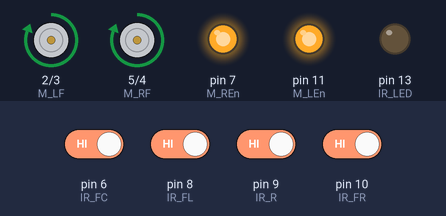
This sketch was run on a simulated Arduino Uno, built with avr-gcc and run on an emulated ATmega328P. Shown: motor-driver pin pairs drawn as motors (green arrow = first pin HIGH = forward, orange = second pin HIGH = backward, longer = more drive), output pins drawn as LEDs (lit = HIGH). The test bench sets the inputs (shaded band); at power-on: pin 6 (IR_FC), pin 8 (IR_FL), pin 9 (IR_R), pin 10 (IR_FR) HIGH. Pins used as bus, display or sensor lines are not drawn.

Above: at 0.1 s.
1.6 s: pin 6 (IR_FC) driven LOW
At 1.85 s:
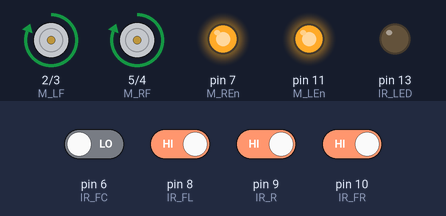
4.6 s: pin 8 (IR_FL) driven LOW
At 4.82 s:
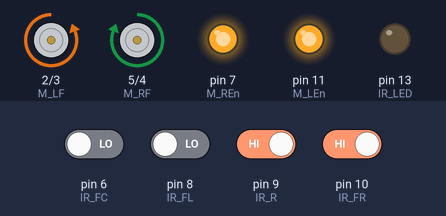
7.6 s: pin 8 (IR_FL) driven HIGH
At 7.87 s:
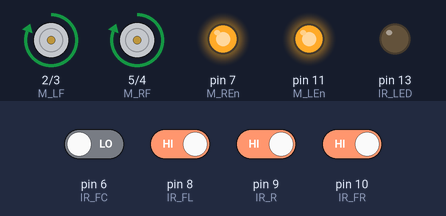
10.6 s: pin 10 (IR_FR) driven LOW
At 11.2 s:
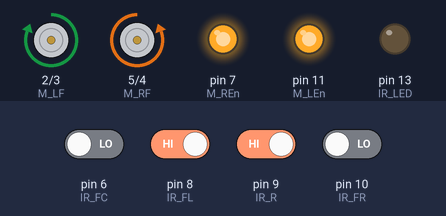
13.6 s: pin 10 (IR_FR) driven HIGH
At 14.2 s:
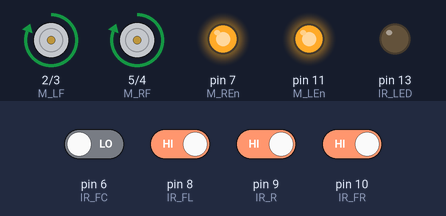
16.6 s: pin 6 (IR_FC) driven HIGH
At 17.2 s:
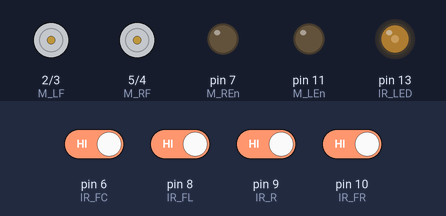
Timing chart, 0 to 20.6 s (numbered marks = the images above; inputs shaded):
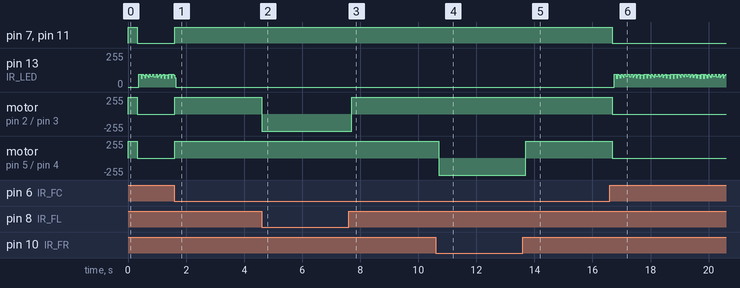

Measured:
- after the input at 1.6 s, pin 7 (M_REn), pin 11 (M_LEn): LOW → HIGH at once; motor on pin 2 (M_LF) / pin 3 (M_LB), motor on pin 5 (M_RF) / pin 4 (M_RB): stopped → forward 255/255 at once
- after the input at 4.6 s, motor on pin 2 (M_LF) / pin 3 (M_LB): forward 255/255 → backward 255/255 at once
- after the input at 7.6 s, motor on pin 2 (M_LF) / pin 3 (M_LB): backward 255/255 → forward 255/255 after 0.11 s
- after the input at 10.6 s, motor on pin 5 (M_RF) / pin 4 (M_RB): forward 255/255 → backward 255/255 after 0.10 s
- after the input at 13.6 s, motor on pin 5 (M_RF) / pin 4 (M_RB): backward 255/255 → forward 255/255 after 0.10 s
- after the input at 16.6 s, pin 7 (M_REn), pin 11 (M_LEn): HIGH → LOW after 0.09 s; motor on pin 2 (M_LF) / pin 3 (M_LB), motor on pin 5 (M_RF) / pin 4 (M_RB): forward 255/255 → stopped after 0.09 s

The sketch:

sketch_sep15a.ino
```cpp
// (licence header left out)
/*
  Release notes for this version:

  - Added Notes_Tips_ToDO files so the main code looks simpler and is not overwhelming!
  - Lots of comments added and things shuffled about to make things more readable
  - Added #define SPIN to allow SwarmBot to turn on the spot (one wheel goes forward, other backwards),
    else pivot on one wheel while other drives forwards
  - Discarded changes in previous version as motor drive logic was not working

*/


//********************************************************************************************************
//Global IO Pin and variable definitions

// These pins flash to show serial data is being received (Rx) or transmitted (Tx)
// Also can be used to show IR signals received from left, right, front (both LED). No indication for reverse.

#define IR_LED 13            // IR LED on shield for simple distance detection
#define RxPin 0
#define TxPin 1
#define R_LED RxPin          // using less confusing name for IR signal flashing
#define L_LED TxPin          // using less confusing name for IR signal flashing

// These pins receive signals from the IR LEDs
#define IR_FC 6              // IR LED Front Center
#define IR_FL 8              // IR LED Front Left
#define IR_R 9               // IR LED Rear
#define IR_FR 10             // IR LED Front Right

//These pins are connected to the L293D motor controller
#define M_LF 2               // Motor Left Front
#define M_LB 3               // Motor Left Back
#define M_RF 5               // Motor Right Front
#define M_RB 4               // Motor Right Back
#define M_REn 7              // Motor Right ENABLE
#define M_LEn 11             // Motor Left ENABLE

#define PWM                  // use PWM motor speed control, else just full power!
#define SPD_FAST 255         // setting for PWM motor control Fast
#define SPD_NORMAL 200       // setting for PWM motor control Normal
#define SPD_SLOW 100         // setting for PWM motor control Slow

#define SPIN true            // Turn on the spot (one wheel goes forward, other backwards),
                             // else pivot on one wheel while other drives forwards

#define FLASH_ON_IR          // if this is defined, then flash the Rx &/or Tx LEDs to indicate direction of received IR.
                             // This way you can skip the four LEDs on the IR shield!
                             // no flashing for rear signal!
//********************************************************************************************************


void setup() {

// Set the Attiny IO pin modes, Note PWM pins do not require initialisation.
  pinMode(M_LF, OUTPUT);
  pinMode(M_LB, OUTPUT);
  pinMode(M_RF, OUTPUT);
  pinMode(M_RB, OUTPUT);

  #ifndef PWM
  // just testing no PWM, L293 always enabled!
  pinMode(M_REn, OUTPUT);
  pinMode(M_LEn, OUTPUT);
  digitalWrite(M_REn, HIGH);    // Low is disabled
  digitalWrite(M_LEn, HIGH);    // Low is disabled
  #endif

  pinMode(IR_FC, INPUT);        // Front Center IR LED input Attiny pin
  pinMode(IR_FL, INPUT);        // Front Left IR LED input Attiny pin
  pinMode(IR_FR, INPUT);        // Front Right IR LED input Attiny pin
  pinMode(IR_R,  INPUT);        // Rear IR LED input Attiny pin

  pinMode(RxPin, OUTPUT);
  pinMode(TxPin, OUTPUT);

  stopNow();                    //make sure all pins initialised & both motors stopped

  //Moving forward for short time to show this SwarmBot is working OK!
  forward(SPD_FAST);
  delay(300);

  pinMode(IR_LED, OUTPUT);
}


void loop() {

  blinky();
  // Read all the IR LED outputs
  boolean IR_front = digitalRead(IR_FC);
  boolean IR_left = digitalRead(IR_FL);
  boolean IR_right = digitalRead(IR_FR);
  boolean IR_rear = digitalRead(IR_R);

  // Move the SwarmBot in direction of the 'best' IR signal
  if(IR_front == LOW && ((IR_left || IR_right) == LOW || (IR_left && IR_right) == HIGH)) {
    forward(SPD_FAST);
    delay(100);
  }else if(IR_left == LOW) {
    turnLeft(SPD_FAST, SPIN);
    delay(100);
  }else if(IR_right == LOW) {
    turnRight(SPD_FAST, SPIN);
    delay(100);
  }else if(IR_rear == LOW) {
    backward(SPD_FAST);
    delay(100);
  }else {
    stopNow();
  }

  #ifdef FLASH_ON_IR
  //Turn both LEDs OFF - so they flash a bit - just for showing off!
  digitalWrite(R_LED, LOW);
  digitalWrite(L_LED, LOW);
  #endif
}
// **************** END of main loop program ****************

// *** IR LED on shield  ***
void blinky(){
  digitalWrite(IR_LED, HIGH);
  delay(5);
  digitalWrite(IR_LED, LOW);
  delay(10);
}


// *** Below here are all the motor control functions ***
void stopNow(){
  digitalWrite(M_LB, 0);
  digitalWrite(M_LF, 0);
  digitalWrite(M_RB, 0);
  digitalWrite(M_RF, 0);

  #ifdef PWM
  analogWrite(M_REn, 0);            // PWM pin
  analogWrite(M_LEn, 0);            // PWM pin
  #endif
}


void forward(int speed){
  digitalWrite(M_LB, 0);
  digitalWrite(M_LF, HIGH);
  digitalWrite(M_RB, 0);
  digitalWrite(M_RF, HIGH);

  #ifdef PWM
  analogWrite(M_REn, speed);            // PWM pin
  analogWrite(M_LEn, speed);            // PWM pin
  #endif

  #ifdef FLASH_ON_IR
  //turn both LEDs on
  digitalWrite(R_LED, HIGH);
  digitalWrite(L_LED, HIGH);
  #endif
}


void backward(int speed){
  digitalWrite(M_LF, 0);
  digitalWrite(M_LB, HIGH);
  digitalWrite(M_RF, 0);
  digitalWrite(M_RB, HIGH);

  #ifdef PWM
  analogWrite(M_REn, speed);            // PWM pin
  analogWrite(M_LEn, speed);            // PWM pin
  #endif

  //NO LEDs on!!
}


void turnLeft(int speed, bool spin){
  if (spin){
    // left wheel in reverse
    digitalWrite(M_LF, 0);
    digitalWrite(M_LB, HIGH);
  }
  // Right wheel forwards
  digitalWrite(M_RB, 0);
  digitalWrite(M_RF, HIGH);

  #ifdef PWM
  analogWrite(M_REn, speed);            // PWM pin
  analogWrite(M_LEn, speed);            // PWM pin
  #endif

  #ifdef FLASH_ON_IR
  digitalWrite(L_LED, HIGH);            //turn Left LED on
  #endif
}


void turnRight(int speed, bool spin){
  // Left wheel forwards
  digitalWrite(M_LB, 0);
  digitalWrite(M_LF, HIGH);
  if (spin){
    // Right wheel in reverse
    digitalWrite(M_RF, 0);
    digitalWrite(M_RB, HIGH);
  }
  #ifdef PWM
  analogWrite(M_REn, speed);          // PWM pin
  analogWrite(M_LEn, speed);          // PWM pin
  #endif

  #ifdef FLASH_ON_IR
  digitalWrite(R_LED, HIGH);        //turn right LED on
  #endif
}
```
